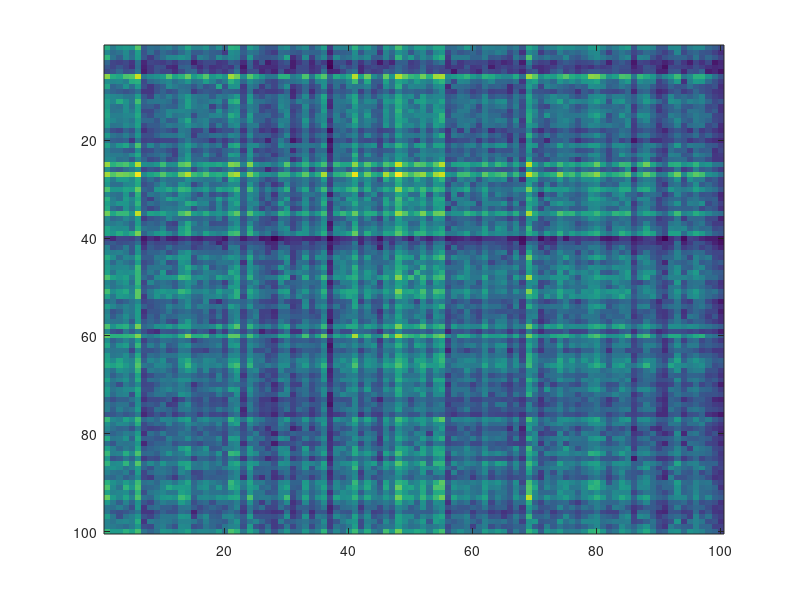

Source code (MATLAB): (Note: this script raises an error after producing the figure.)
% 宿題（ステップ1）
% Eu-NMFのコスト関数（フロベニウスノルムの二乗値）を
% 反復ごとに計算して「横軸反復回数vs縦軸コスト関数値」
% のグラフを描いてみてください


clear; close all; clc;

% 行列のサイズ
I = 100; % Xの行数
J = 100; % Xの列数
K = 10; % 基底数

% パラメータ
nItr = 1000; % 更新式の反復回数

% 非負観測行列の生成
trueW = rand(I, K); % 非負乱数（開区間(0, 1)）
trueH = rand(K, J); % 非負乱数（開区間(0, 1)）
X = trueW * trueH; % ランクKの非負観測行列

% Xの表示
figure; imagesc(X);

% NMF変数の乱数初期化
W = rand(I, K);
H = rand(K, J);

% コスト関数値格納行列定義
cost = zeros(nItr + 1,1);

% コスト関数値の初期値格納(フロベニウスノルムの二乗値計算)
err = X - W*H;
traceErr = sum(err.*err, 'all');
cost(1) = sqrt(traceErr);

% Eu-NMFの更新式
for iItr = 1:nItr
    W = W .* ( (X*H.') ./ (W*(H*H.')) );
    H = H .* ( (W.'*X) ./ ((W.'*W)*H) );    
    
    % Wの列毎に正規化係数を計算（列の総和）
    % todo
    
    % Wに正規化係数を適用
    % todo

    % Hに正規化係数を適用
    % todo

    % フロベニウスノルムの二乗値計算
    err = X - W*H;
    traceErr = sum(err.*err, 'all');
    cost(iItr+1) = sqrt(traceErr);
end

% 近似された観測行列の表示
Xhat = W*H;
figure; imagesc(Xhat);

% コスト関数値のグラフ描画(線形)
figure; plot(cost);
xlabel("反復回数", "FontSize", 14);
ylabel("コスト関数値(線形軸)", "FontSize", 14);

% コスト関数値のグラフ描画(対数軸)
figure; semilogy(cost);
xlabel("反復回数", "FontSize", 14);
ylabel("コスト関数値(対数軸)", "FontSize", 14);
